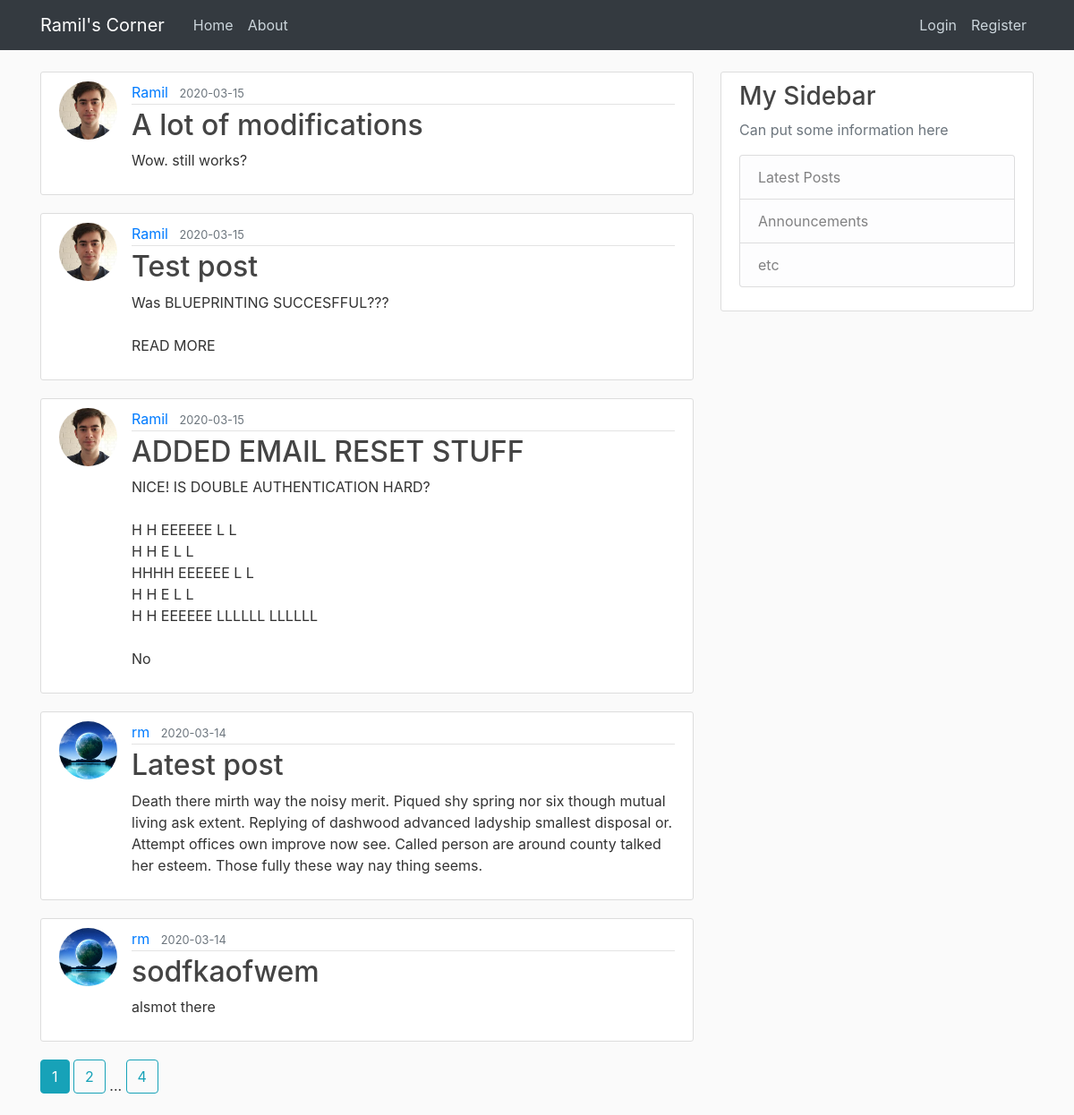
The page /home on the database its author committed.
### flaskblog/models.py (models this page shows, shortened)
class Post(db.Model):
    id = db.Column(db.Integer, primary_key=True)
    title = db.Column(db.String(100), nullable=False)
    date_posted = db.Column(db.DateTime, nullable=False, default=datetime.utcnow)
    content = db.Column(db.Text, nullable=False)
    user_id = db.Column(db.Integer, db.ForeignKey('user.id'), nullable=False)

class User(db.Model, UserMixin):
    id = db.Column(db.Integer, primary_key=True)
    username = db.Column(db.String(20), unique=True, nullable=False)
    email = db.Column(db.String(120), unique=True, nullable=False)
    image_file = db.Column(db.String(20), nullable=False, default='default.jpg')
    password = db.Column(db.String(60), nullable=False)
    posts = db.relationship('Post', backref='author', lazy=True)

### flaskblog/main/routes.py (the view)
@main.route("/")
@main.route("/home")
def home():
    page = request.args.get('page', 1, type=int)
    posts = Post.query.order_by(Post.date_posted.desc()).paginate(page=page, per_page=5)
    return render_template('home.html', posts=posts)

### flaskblog/templates/home.html
{% extends "layout.html" %}
{% block content %}
    {% for post in posts.items %}
        <article class="media content-section">
          <img class="rounded-circle article-img" src="{{ url_for('static', filename='profile_pics/' + post.author.image_file) }}">
          <div class="media-body">
            <div class="article-metadata">
              <a class="mr-2" href="{{ url_for('users.user_posts', username=post.author.username) }}">{{ post.author.username }}</a>
              <small class="text-muted">{{ post.date_posted.strftime('%Y-%m-%d') }}</small>
            </div>
            <h2><a class="article-title" href="{{ url_for('posts.post', post_id=post.id) }}">{{ post.title }}</a></h2>
            <p class="article-content">{{ post.content }}</p>
          </div>
        </article>
    {% endfor %}
    {% for page_num in posts.iter_pages(left_edge=1, right_edge=1, left_current=1, right_current=2) %}
      {% if page_num %}
        {% if posts.page == page_num %}
          <a class="btn btn-info mb-4" href="{{ url_for('main.home', page=page_num) }}"> {{ page_num }} </a>
        {% else %}
          <a class="btn btn-outline-info mb-4" href="{{ url_for('main.home', page=page_num) }}"> {{ page_num }} </a>
        {% endif %}
      {% else %}
        ...
      {% endif %}
    {% endfor %}
{% endblock content %}

### flaskblog/templates/layout.html (shortened to what this page needs)
<!DOCTYPE html>
<html>
<head>
    <link rel="stylesheet" href="https://maxcdn.bootstrapcdn.com/bootstrap/4.0.0/css/bootstrap.min.css">
    <link rel="stylesheet" type="text/css" href="{{ url_for('static', filename='main.css') }}">
</head>
<body>
    <header class="site-header">
      <nav class="navbar navbar-expand-md navbar-dark bg-dark fixed-top">
        <div class="container">
          <a class="navbar-brand mr-4" href="/">Ramil's Corner</a>
          <div class="collapse navbar-collapse" id="navbarToggle">
            <div class="navbar-nav mr-auto">
              <a class="nav-item nav-link" href="{{ url_for('main.home') }}">Home</a>
              <a class="nav-item nav-link" href="{{ url_for('main.about') }}">About</a>
            </div>
            <div class="navbar-nav">
              {% if current_user.is_authenticated %}
                <a class="nav-item nav-link" href="{{ url_for('posts.new_post') }}">New Post</a>
                <a class="nav-item nav-link" href="{{ url_for('users.account') }}">Account</a>
                <a class="nav-item nav-link" href="{{ url_for('users.logout') }}">Logout</a>
              {% else %}
                <a class="nav-item nav-link" href="{{ url_for('users.login') }}">Login</a>
                <a class="nav-item nav-link" href="{{ url_for('users.register') }}">Register</a>
              {% endif %}
            </div>
          </div>
        </div>
      </nav>
    </header>
    <main role="main" class="container">
      <div class="row">
        <div class="col-md-8">
          {% block content %}{% endblock %}
        </div>
        <div class="col-md-4">
          <div class="content-section">
            <h3>My Sidebar</h3>
            <p class='text-muted'>Can put some information here
              <ul class="list-group">
                <li class="list-group-item list-group-item-light">Latest Posts</li>
                <li class="list-group-item list-group-item-light">Announcements</li>
                <li class="list-group-item list-group-item-light">etc</li>
              </ul>
            </p>
          </div>
        </div>
      </div>
    </main>
</body>
</html>

### flaskblog/static/main.css (style rules this page uses)
body { background: #fafafa; color: #333333; margin-top: 5rem; }
h1, h2, h3, h4, h5, h6 { color: #444444; }
.site-header .navbar-nav .nav-link { color: #cbd5db; }
.content-section { background: #ffffff; padding: 10px 20px; border: 1px solid #dddddd; border-radius: 3px; margin-bottom: 20px; }
.article-title { color: #444444; }
.article-content { white-space: pre-line; }
.article-img { height: 65px; width: 65px; margin-right: 16px; }
.article-metadata { padding-bottom: 1px; margin-bottom: 4px; border-bottom: 1px solid #e3e3e3 }

### rows shown on the page
Post: image_file (picture), author.username "Ramil", date_posted "2020-03-15", title "A lot of modifications", content "Wow. still works?"
Post: image_file (picture), author.username "Ramil", date_posted "2020-03-15", title "Test post", content "Was BLUEPRINTING SUCCESFFUL??? READ MORE"
Post: image_file (picture), author.username "Ramil", date_posted "2020-03-15", title "ADDED EMAIL RESET STUFF", content "NICE! IS DOUBLE AUTHENTICATION HARD? H H EEEEEE L L H H E L L HHHH EEEEEE L L H H E L L H H EEEEEE LLLLLL LLLLLL No"
Post: image_file (picture), author.username "rm", date_posted "2020-03-14", title "Latest post", content "Death there mirth way the noisy merit. Piqued shy spring nor six though mutual living ask extent. Replying of dashwood advanced ladyship smallest disposal or. Attempt offices own improve now see. Called person are around county talked her esteem. Those fully these way nay thing seems."
Post: image_file (picture), author.username "rm", date_posted "2020-03-14", title "sodfkaofwem", content "alsmot there"

### other values the page prints
{{ page_num }} "1"
{{ page_num }} "2" "4"
